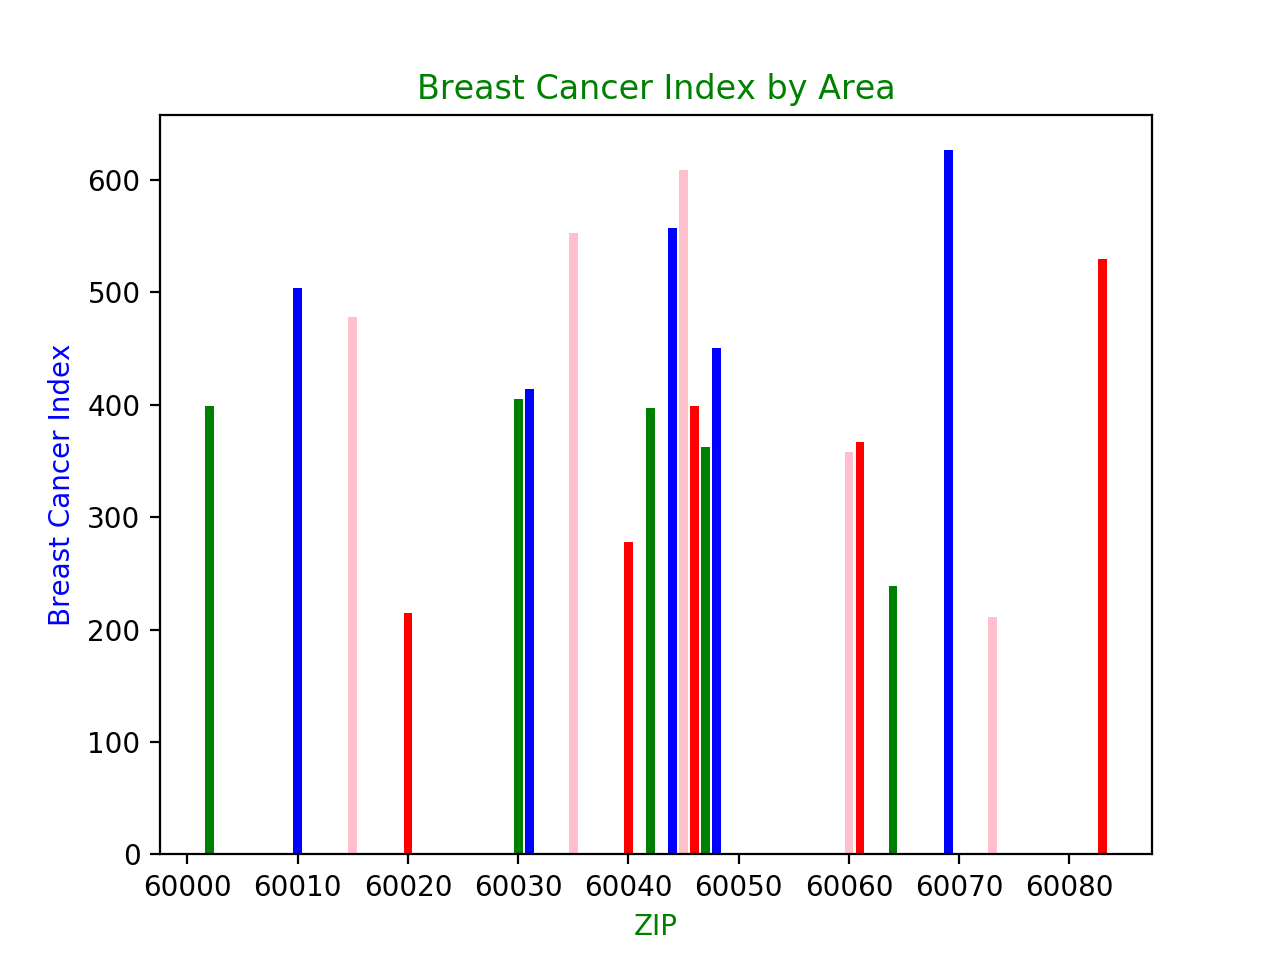

Write the Python code that produced this figure.
import matplotlib.pyplot as pt
import pandas as pd

data = pd.read_csv("Cancer_Rates.csv")
data = data.head(20)

pt.bar(data["ZIP"], data["Breast_Can"], color = ["green", "blue", "pink", "red"])

pt.xlabel("ZIP", color = "green")
pt.ylabel("Breast Cancer Index", color = "blue")
pt.title("Breast Cancer Index by Area", color = "green")
pt.show()
